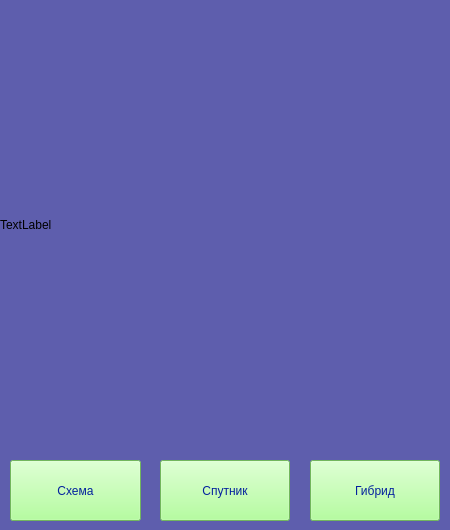
<?xml version="1.0" encoding="UTF-8"?>
<ui version="4.0">
 <class>Example</class>
 <widget class="QMainWindow" name="Example">
  <property name="geometry">
   <rect>
    <x>0</x>
    <y>0</y>
    <width>450</width>
    <height>530</height>
   </rect>
  </property>
  <property name="windowTitle">
   <string>Map</string>
  </property>
  <property name="styleSheet">
   <string notr="true">background-color: rgb(94, 94, 173);</string>
  </property>
  <widget class="QWidget" name="centralwidget">
   <widget class="QLabel" name="map_img">
    <property name="geometry">
     <rect>
      <x>0</x>
      <y>0</y>
      <width>450</width>
      <height>450</height>
     </rect>
    </property>
    <property name="text">
     <string>TextLabel</string>
    </property>
   </widget>
   <widget class="QPushButton" name="btn_schema">
    <property name="geometry">
     <rect>
      <x>10</x>
      <y>460</y>
      <width>131</width>
      <height>61</height>
     </rect>
    </property>
    <property name="styleSheet">
     <string notr="true">background-color: rgb(159, 255, 130);
font: 16pt &quot;Gill Sans Ultra Bold&quot;;
color: rgb(4, 33, 158);</string>
    </property>
    <property name="text">
     <string>Схема</string>
    </property>
   </widget>
   <widget class="QPushButton" name="btn_sputnik">
    <property name="geometry">
     <rect>
      <x>160</x>
      <y>460</y>
      <width>130</width>
      <height>61</height>
     </rect>
    </property>
    <property name="styleSheet">
     <string notr="true">background-color: rgb(159, 255, 130);
font: 16pt &quot;Gill Sans Ultra Bold&quot;;
color: rgb(4, 33, 158);</string>
    </property>
    <property name="text">
     <string>Спутник</string>
    </property>
   </widget>
   <widget class="QPushButton" name="btn_hybrid">
    <property name="geometry">
     <rect>
      <x>310</x>
      <y>460</y>
      <width>130</width>
      <height>61</height>
     </rect>
    </property>
    <property name="styleSheet">
     <string notr="true">background-color: rgb(159, 255, 130);
font: 16pt &quot;Gill Sans Ultra Bold&quot;;
color: rgb(4, 33, 158);</string>
    </property>
    <property name="text">
     <string>Гибрид</string>
    </property>
   </widget>
  </widget>
 </widget>
 <resources/>
 <connections/>
</ui>
